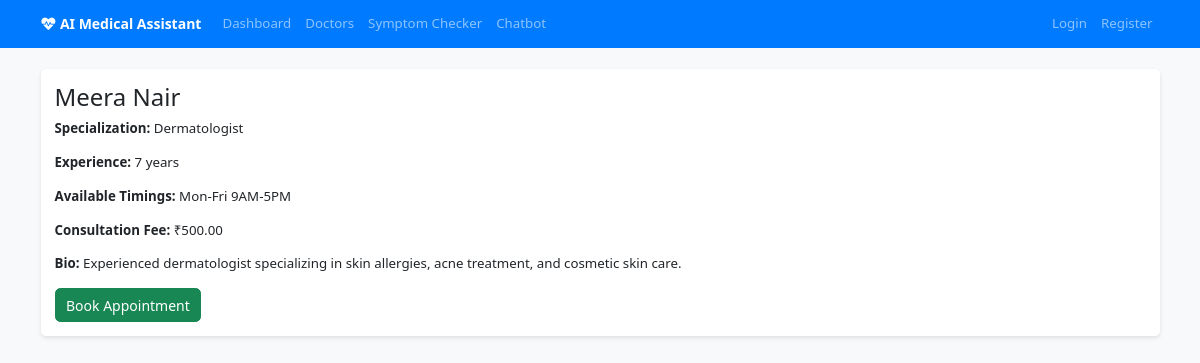
Screenshot of /api/doctors/4/ with the database file from the repository.
### doctors/models.py (models this page shows, shortened)
class Doctor(models.Model):
    user = models.OneToOneField(User, on_delete=models.CASCADE)
    specialization = models.CharField(max_length=100)
    experience_years = models.PositiveIntegerField()
    available_timings = models.CharField(max_length=255, help_text="e.g., Mon-Fri 9AM-5PM")
    consultation_fee = models.DecimalField(max_digits=10, decimal_places=2)
    bio = models.TextField(blank=True)

### doctors/views.py (the view)
# urls.py: path('<int:pk>/', views.doctor_detail, name='doctor_detail'),
def doctor_detail(request, pk):
    doctor = get_object_or_404(Doctor, pk=pk)
    return render(request, 'doctors/doctor_detail.html', {'doctor': doctor})

### main/context_processors.py (called while the page is built)
def dashboard_url(request):
    if not request.user.is_authenticated:
        return {'dashboard_url': 'dashboard'}
    if Doctor.objects.filter(user=request.user).exists():
        return {'dashboard_url': 'doctor_dashboard'}
    if request.user.is_staff:
        return {'dashboard_url': 'admin:index'}
    return {'dashboard_url': 'dashboard'}

### templates/doctors/doctor_detail.html (shortened to what this page needs)
{% extends 'base.html' %}
{% block content %}
<div class="card">
    <div class="card-body">
        <h2>{{ doctor.user.first_name }} {{ doctor.user.last_name }}</h2>
        <p><strong>Specialization:</strong> {{ doctor.specialization }}</p>
        <p><strong>Experience:</strong> {{ doctor.experience_years }} years</p>
        <p><strong>Available Timings:</strong> {{ doctor.available_timings }}</p>
        <p><strong>Consultation Fee:</strong> ₹{{ doctor.consultation_fee }}</p>
        <p><strong>Bio:</strong> {{ doctor.bio }}</p>
        <a href="{% url 'book_appointment' doctor.pk %}" class="btn btn-success">Book Appointment</a>
    </div>
</div>
{% endblock %}

### static/css/style.css (style rules this page uses)
html { font-size: 14px; }
body { font-family: 'Segoe UI', Tahoma, Geneva, Verdana, sans-serif; background-color: #eef5ff; font-size: 0.95rem; }
h2 { font-size: clamp(1.4rem, 2vw, 2rem); }

### templates/base.html (style rules this page uses)
body { background-color: #f8f9fa; }
.card { border: none; box-shadow: 0 2px 4px rgba(0,0,0,0.1); }

### rows the page displays
Doctor: user.first_name "Meera", user.last_name "Nair", specialization "Dermatologist", experience_years "7", available_timings "Mon-Fri 9AM-5PM", consultation_fee "500.00", bio "Experienced dermatologist specializing in skin allergies, acne treatment, and cosmetic skin care."
